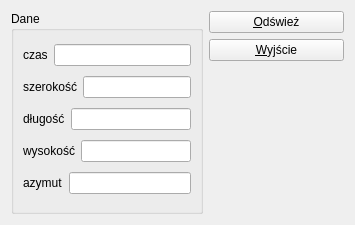
<?xml version="1.0" encoding="UTF-8"?>
<ui version="4.0">
 <class>PobierzDane</class>
 <widget class="QWidget" name="PobierzDane">
  <property name="geometry">
   <rect>
    <x>0</x>
    <y>0</y>
    <width>355</width>
    <height>225</height>
   </rect>
  </property>
  <property name="windowTitle">
   <string>ISS TRACKER</string>
  </property>
  <layout class="QGridLayout" name="gridLayout_2">
   <item row="0" column="0">
    <layout class="QGridLayout" name="gridLayout">
     <item row="0" column="1">
      <layout class="QVBoxLayout" name="verticalLayout">
       <item>
        <widget class="QPushButton" name="odswiez">
         <property name="text">
          <string>&amp;Odśwież</string>
         </property>
         <property name="default">
          <bool>false</bool>
         </property>
        </widget>
       </item>
       <item>
        <widget class="QPushButton" name="wyjscie">
         <property name="text">
          <string>&amp;Wyjście</string>
         </property>
        </widget>
       </item>
       <item>
        <spacer name="verticalSpacer">
         <property name="orientation">
          <enum>Qt::Vertical</enum>
         </property>
         <property name="sizeHint" stdset="0">
          <size>
           <width>20</width>
           <height>40</height>
          </size>
         </property>
        </spacer>
       </item>
      </layout>
     </item>
     <item row="1" column="1">
      <spacer name="horizontalSpacer">
       <property name="orientation">
        <enum>Qt::Horizontal</enum>
       </property>
       <property name="sizeHint" stdset="0">
        <size>
         <width>40</width>
         <height>20</height>
        </size>
       </property>
      </spacer>
     </item>
     <item row="0" column="0" rowspan="2">
      <widget class="QGroupBox" name="dane">
       <property name="title">
        <string>Dane</string>
       </property>
       <layout class="QVBoxLayout" name="verticalLayout_2">
        <item>
         <layout class="QHBoxLayout" name="horizontalLayout">
          <item>
           <widget class="QLabel" name="label">
            <property name="text">
             <string>czas</string>
            </property>
            <property name="buddy">
             <cstring>lineEdit</cstring>
            </property>
           </widget>
          </item>
          <item>
           <widget class="QLineEdit" name="lineEdit">
            <property name="readOnly">
             <bool>true</bool>
            </property>
           </widget>
          </item>
         </layout>
        </item>
        <item>
         <layout class="QHBoxLayout" name="horizontalLayout_2">
          <item>
           <widget class="QLabel" name="label_2">
            <property name="text">
             <string>szerokość</string>
            </property>
            <property name="buddy">
             <cstring>lineEdit_2</cstring>
            </property>
           </widget>
          </item>
          <item>
           <widget class="QLineEdit" name="lineEdit_2">
            <property name="readOnly">
             <bool>true</bool>
            </property>
           </widget>
          </item>
         </layout>
        </item>
        <item>
         <layout class="QHBoxLayout" name="horizontalLayout_3">
          <item>
           <widget class="QLabel" name="label_3">
            <property name="text">
             <string>długość</string>
            </property>
            <property name="buddy">
             <cstring>lineEdit_3</cstring>
            </property>
           </widget>
          </item>
          <item>
           <widget class="QLineEdit" name="lineEdit_3">
            <property name="readOnly">
             <bool>true</bool>
            </property>
           </widget>
          </item>
         </layout>
        </item>
        <item>
         <layout class="QHBoxLayout" name="horizontalLayout_4">
          <item>
           <widget class="QLabel" name="label_4">
            <property name="text">
             <string>wysokość</string>
            </property>
            <property name="buddy">
             <cstring>lineEdit_4</cstring>
            </property>
           </widget>
          </item>
          <item>
           <widget class="QLineEdit" name="lineEdit_4">
            <property name="readOnly">
             <bool>true</bool>
            </property>
           </widget>
          </item>
         </layout>
        </item>
        <item>
         <layout class="QHBoxLayout" name="horizontalLayout_5">
          <item>
           <widget class="QLabel" name="label_5">
            <property name="text">
             <string>azymut</string>
            </property>
            <property name="buddy">
             <cstring>lineEdit_5</cstring>
            </property>
           </widget>
          </item>
          <item>
           <widget class="QLineEdit" name="lineEdit_5">
            <property name="readOnly">
             <bool>true</bool>
            </property>
           </widget>
          </item>
         </layout>
        </item>
       </layout>
      </widget>
     </item>
    </layout>
   </item>
  </layout>
 </widget>
 <tabstops>
  <tabstop>odswiez</tabstop>
  <tabstop>lineEdit</tabstop>
  <tabstop>lineEdit_2</tabstop>
  <tabstop>lineEdit_3</tabstop>
  <tabstop>lineEdit_4</tabstop>
  <tabstop>lineEdit_5</tabstop>
  <tabstop>wyjscie</tabstop>
 </tabstops>
 <resources/>
 <connections/>
</ui>
